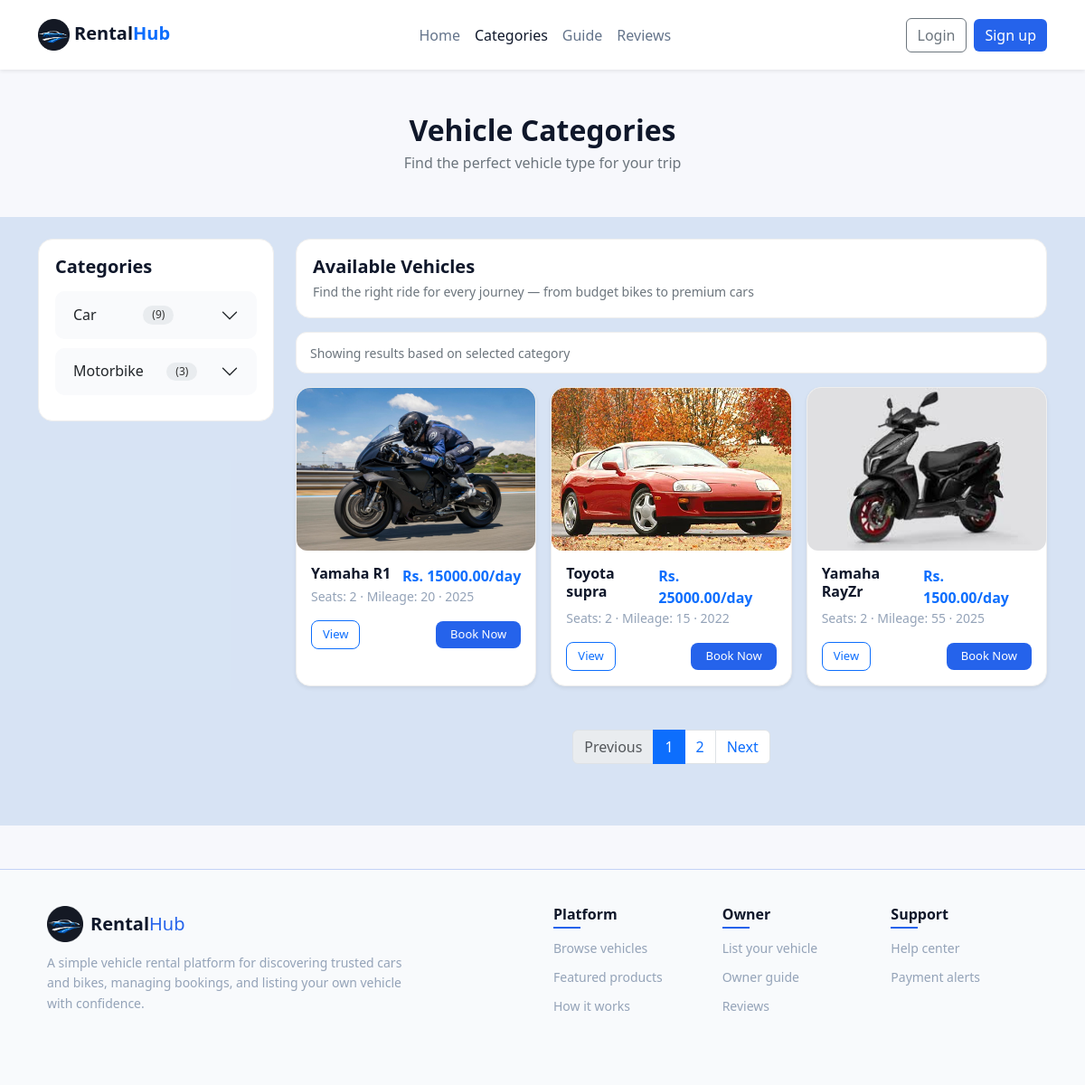
The page /category/ on the database its author committed.
### main/models.py (models this page shows, shortened)
class Category(models.Model):
    title=models.CharField(max_length=200)

class Product(models.Model):
    owner=models.ForeignKey(User,on_delete=models.CASCADE,default=1,related_name='owner')
    plate=models.CharField(max_length=100,default='1111')
    model=models.CharField(max_length=100)
    brand=models.CharField(max_length=100)
    category=models.ForeignKey(Category,on_delete=models.CASCADE)
    subcategory=models.ForeignKey(SubCategory,on_delete=models.CASCADE)
    seats=models.IntegerField()
    milage=models.CharField(max_length=200)
    desc=models.TextField()
    make=models.IntegerField(null=True,blank=True)
    price_per_day=models.DecimalField(max_digits=10,decimal_places=2)
    bimg_number=models.ImageField(upload_to='bluebook',null=True,blank=True)
    bimg_detail=models.ImageField(upload_to='bluebook',null=True,blank=True)
    bimg_owner=models.ImageField(upload_to='bluebook',null=True,blank=True)
    image=models.ImageField(upload_to='product')
    created_at=models.DateTimeField(auto_now_add=True)
    is_available=models.BooleanField(default=True)
    approved=models.BooleanField(default=False)

### main/views.py (the view)
# urls.py: path('category/',views.category,name='category'),
def category(request):
    category=Category.objects.annotate(sub_count=Count('subcategory')).\
        prefetch_related(Prefetch('subcategory_set',queryset=SubCategory.objects.annotate(product_count=Count('product'))))
    sub_id=request.GET.get('subcategory')
    if sub_id:
        product=Product.objects.filter(subcategory=sub_id)
    else:
        product=Product.objects.filter(approved=True)
    paginator=Paginator(product,3)
    page=request.GET.get('page')
    data=paginator.get_page(page)
    context={
        'category':category,
        'product':product,
        'data':data
    }
    if request.headers.get("HX-request"):
        return render(request,'main/product.html',context)
    return render(request,'main/category.html',context)

### main/templates/main/category.html (shortened to what this page needs)
{% extends "base.html" %}
{% load static %}
{% block css %}
<link rel="stylesheet" href="{% static 'css/category.css' %}">
{% endblock css %}
{% block content %}
<section class="categories-section py-5">
    <div class="container px-4">
        <div class="page-header mb-4">
            <h2 class="text-center">Vehicle Categories</h2>
            <p class="text-center">Find the perfect vehicle type for your trip</p>
        </div>
    </div>
    <div class="full-bg pb-1">
        <div class="container my-4 ">
            <div class="row g-4 my-5">
                <div class="col-md-3">
                    <div class="sidebar">
                        <h5 class="sidebar-title">Categories</h5>
                        <div class="accordion" id="catAccordion">
                            {% for i in category %}
                            <div class="accordion-item">
                                <h2 class="accordion-header">
                                    <button class="accordion-button collapsed" type="button" data-bs-toggle="collapse"
                                        data-bs-target="#cat{{i.id}}">
                                        <span>{{i.title}}</span>
                                        <span class="badge-count">({{i.sub_count}})</span>
                                    </button>
                                </h2>
                            </div>
                            {% endfor %}
                        </div>
                    </div>
                </div>
                <div class="col-md-9">
                    <div class="top-card">
                        <div>
                            <h5>Available Vehicles</h5>
                            <p>Find the right ride for every journey — from budget bikes to premium cars</p>
                        </div>
                    </div>
                    <div class="info-box">
                        <small>Showing results based on selected category</small>
                    </div>
                    <div class="row g-3" id="product_container">
                        {% include "main/product.html" %}
                    </div>
                    <nav aria-label="Page navigation" class="mt-5">
                        <ul class="pagination justify-content-center">
                            {% if data.has_previous %}
                            <li class="page-item">
                                <a class="page-link"
                                    href="?page={{ data.previous_page_number }}#product_container">Previous</a>
                            </li>
                            {% else %}
                            <li class="page-item disabled"><span class="page-link">Previous</span></li>
                            {% endif %}
                            <li class="page-item {% if data.number == 1 %}active{% endif %}">
                                <a class="page-link" href="?page=1#product_container">1</a>
                            </li>
                                    {% if data.paginator.num_pages > 1 %}
                                    <li
                                        class="page-item {% if data.number == data.paginator.num_pages %}active{% endif %}">
                                        <a class="page-link"
                                            href="?page={{ data.paginator.num_pages }}#product_container">
                                            {{ data.paginator.num_pages }}
                                        </a>
                                    </li>
                                    {% endif %}
                                    {% if data.has_next %}
                                    <li class="page-item">
                                        <a class="page-link"
                                            href="?page={{ data.next_page_number }}#product_container">Next</a>
                                    </li>
                                    {% else %}
                                    <li class="page-item disabled"><span class="page-link">Next</span></li>
                                    {% endif %}
                        </ul>
                    </nav>
                </div>
            </div>
        </div>
    </div>
</section>
{% endblock content %}

### main/templates/main/product.html
{% if product %}
{% for i in data %}
<div class="col-md-6 col-lg-4">
    <div class="vehicle-card shadow-sm rounded-4 overflow-hidden bg-white">
        <div class="vehicle-img">
            <img src="{{i.image.url}}" alt="">
        </div>
        <div class="p-3">
            <div class="d-flex justify-content-between align-items-start">
                <h6 class="fw-bold mb-1">{{i.brand}} {{i.model}}</h6>
                <span class="fw-bold text-primary">Rs. {{i.price_per_day}}/day</span>
            </div>
            <small class="text-muted d-block mb-2">
                Seats: {{i.seats}} · Mileage: {{i.milage}} · {{i.make}}
            </small>
            <div class="d-flex justify-content-between align-items-center mt-3">
                <a href="{% url 'vehicle_detail' i.id %}" class="btn btn-sm btn-outline-primary">View</a>
                <a href="{% url 'add_to_checkout' i.id %}">
                    <button class="btn btn-sm btn-primary px-3">
                        Book Now
                    </button>
                </a>
            </div>
        </div>
    </div>
</div>
{% endfor %}
{% else %}
<div class="alert alert-warning text-center">
    No vehicle found
</div>
{% endif %}

### main/static/css/home.css (style rules this page uses)
:root { --primary-color: #2563eb; --primary-hover: #1d4ed8; --secondary-color: #64748b; --text-dark: #0f172a; --text-light: #94a3b8; --background-main: #f8fafc; --background-secondary:#e8f0fae7; --white: #ffffff; --border-light: #e2e8f0; --price-bg: #e0f2fe; --price-text: #0369a1; }
body { background-color: var(--background-main); font-family: 'Segoe UI', sans-serif; color: var(--text-dark); }
a { text-decoration: none; }
ul { list-style: none; }
.vehicle-card { border-radius: 16px; overflow: hidden; background-color: var(--white); border: 1px solid var(--border-light); }
.vehicle-card img { border-radius: 12px; height: 350px; object-fit: cover; }
.btn-primary { background-color: var(--primary-color); border: none; }
.text-muted { color: var(--text-light) !important; }
.btn-sm { padding: 5px 12px; border-radius: 8px; }

### main/static/css/category.css (style rules this page uses)
:root { --primary-color: #2563eb; --primary-hover: #1d4ed8; --text-dark: #0f172a; --text-light: #94a3b8; --background-main: #f8fafc; --white: #ffffff; --border-light: #e2e8f0; }
.categories-section { background: #f7f8fc; min-height: 100vh; }
.page-header h2 { font-weight: 700; margin-bottom: 5px; }
.page-header p { color: #6c757d; }
.sidebar { background: #fff; padding: 18px; border-radius: 16px; border: 1px solid #eee; position: sticky; top: 20px; }
.sidebar-title { font-weight: 600; margin-bottom: 15px; }
.accordion-item { border: none; margin-bottom: 10px; }
.accordion-button { background: #f9fafc; border-radius: 10px !important; box-shadow: none !important; font-weight: 500; }
.badge-count { margin-left: auto; background: #e9ecef; color: #333; padding: 3px 10px; border-radius: 50px; font-size: 12px; }
.top-card { background: #fff; padding: 18px; border-radius: 16px; border: 1px solid #eee; display: flex; justify-content: space-between; align-items: center; flex-wrap: wrap; margin-bottom: 15px; }
.top-card h5 { margin-bottom: 5px; font-weight: 600; }
.top-card p { margin: 0; color: #6c757d; font-size: 14px; }
.info-box { background: #fff; padding: 10px 15px; border-radius: 12px; border: 1px solid #eee; margin-bottom: 15px; color: #6c757d; }
.full-bg { background: #d4e2f3e7; width: 100%; }
.vehicle-card { background: #fff; border-radius: 16px; overflow: hidden; border: 1px solid #eee; transition: 0.3s; height: 100%; }
.vehicle-card img { width: 100%; height: 180px; object-fit: cover; }
.vehicle-card h6 { font-weight: 600; margin-bottom: 5px; }
.vehicle-card .text-primary { font-weight: 700; }
.vehicle-card .btn { border-radius: 8px; font-size: 13px; }

### rows shown on the page
Category: title "Car", sub_count "9"
Category: title "Motorbike", sub_count "3"
Product: image (picture), brand "Yamaha", model "R1", price_per_day "15000.00", seats "2", milage "20", make "2025"
Product: image (picture), brand "Toyota", model "supra", price_per_day "25000.00", seats "2", milage "15", make "2022"
Product: image (picture), brand "Yamaha", model "RayZr", price_per_day "1500.00", seats "2", milage "55", make "2025"

### other values the page prints
{{ data.paginator.num_pages }} "2"
